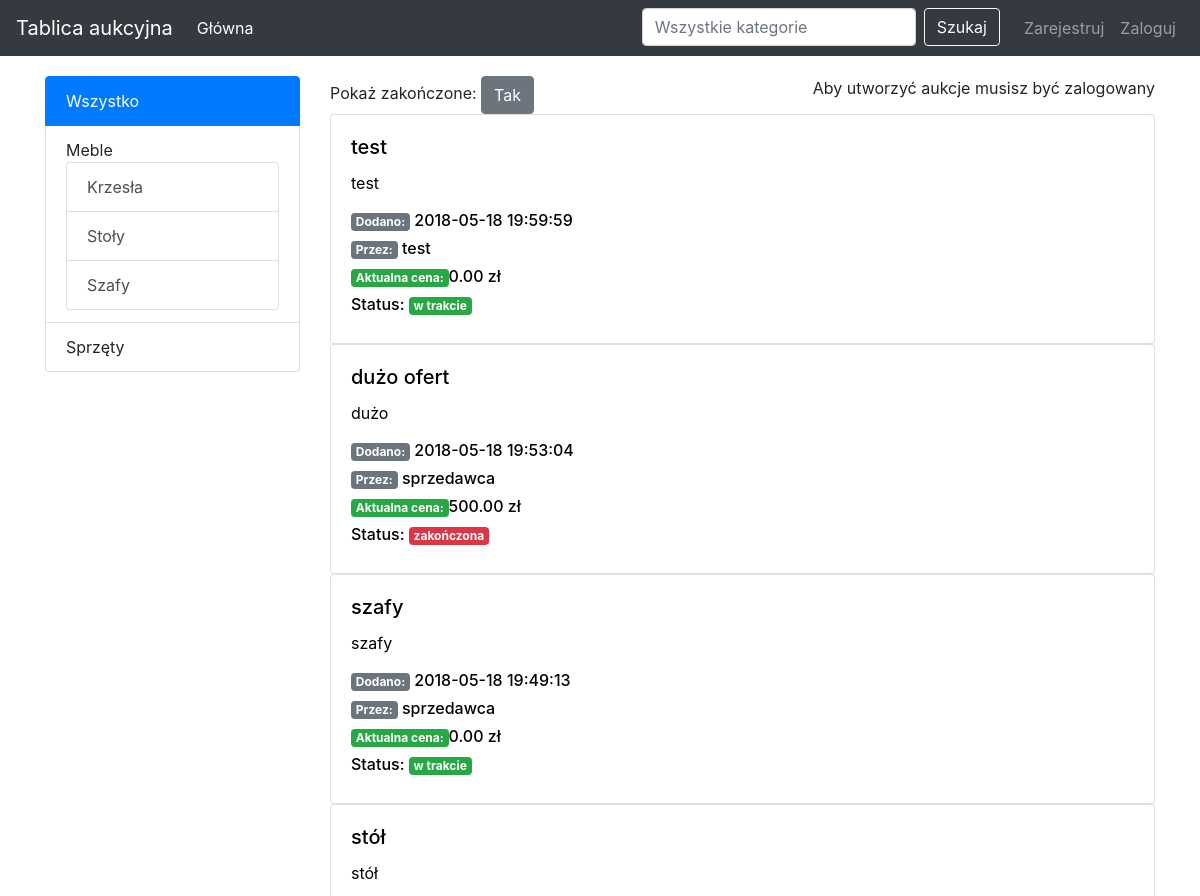
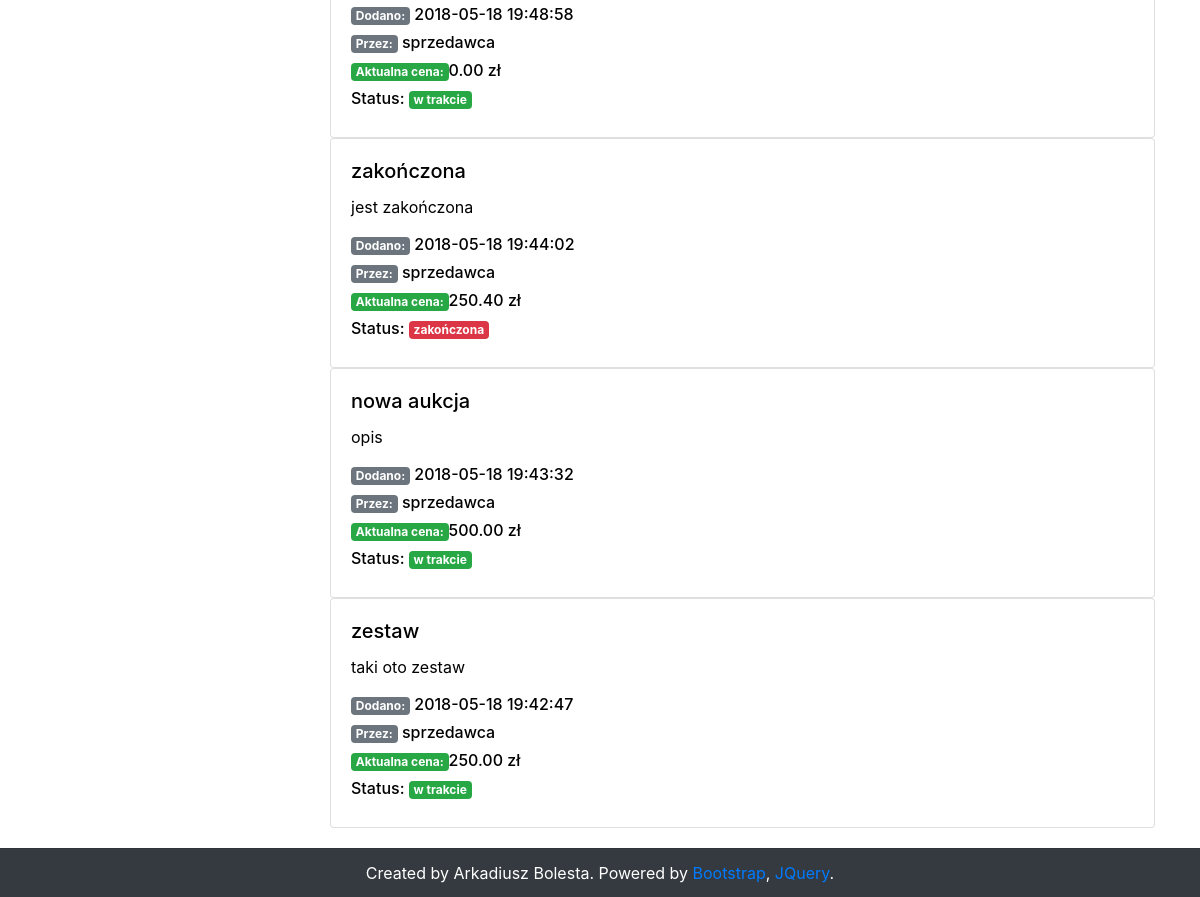
The page / on the database its author committed (2 pictures, top to bottom).
### tables this page shows
CREATE TABLE IF NOT EXISTS `subcategories` (
  `subcategory_id`     INT(11) NOT NULL AUTO_INCREMENT,
  `parent_category_id` INT(11) NOT NULL,
  `nazwa`              VARCHAR(45) CHARACTER SET 'utf8'
  COLLATE 'utf8_polish_ci'     NOT NULL,
  PRIMARY KEY (`subcategory_id`, `parent_category_id`),
  INDEX `fk_subcategories_categories1_idx` (`parent_category_id` ASC),
  CONSTRAINT `fk_subcategories_categories1`
  FOREIGN KEY (`parent_category_id`)
  REFERENCES `categories` (`category_id`)
    ON DELETE CASCADE
    ON UPDATE NO ACTION
);

CREATE TABLE IF NOT EXISTS `auctions` (
  `auction_id`     INT(11) NOT NULL AUTO_INCREMENT,
  `user_id`        INT(11) NOT NULL,
  `description`    TEXT CHARACTER SET 'utf8'
  COLLATE 'utf8_polish_ci' NULL     DEFAULT NULL,
  `title`          VARCHAR(60) CHARACTER SET 'utf8'
  COLLATE 'utf8_polish_ci' NULL     DEFAULT NULL,
  `subcategory_id` INT(11) NOT NULL,
  `date`           TIMESTAMP        DEFAULT CURRENT_TIMESTAMP,
  `completed`      TINYINT          DEFAULT 0,
  PRIMARY KEY (`auction_id`, `user_id`, `subcategory_id`),
  INDEX `fk_aukcje_users1_idx` (`user_id` ASC),
  INDEX `fk_auctions_subcategories1_idx` (`subcategory_id` ASC),
  CONSTRAINT `fk_auctions_subcategories1`
  FOREIGN KEY (`subcategory_id`)
  REFERENCES `subcategories` (`subcategory_id`)
    ON DELETE RESTRICT
    ON UPDATE NO ACTION,
  CONSTRAINT `fk_aukcje_users1`
  FOREIGN KEY (`user_id`)
  REFERENCES `users` (`user_id`)
    ON DELETE RESTRICT
    ON UPDATE NO ACTION
);

CREATE TABLE IF NOT EXISTS `users` (
  `user_id`   INT(11)      NOT NULL AUTO_INCREMENT,
  `login`     VARCHAR(45) CHARACTER SET 'utf8'
  COLLATE 'utf8_polish_ci' NOT NULL,
  `password`  VARCHAR(255) CHARACTER SET 'utf8'
  COLLATE 'utf8_polish_ci' NOT NULL,
  `is_admin`  TINYINT(4)   NULL     DEFAULT '0',
  `email`     VARCHAR(45) CHARACTER SET 'utf8'
  COLLATE 'utf8_polish_ci' NULL     DEFAULT NULL,
  `telephone` VARCHAR(45) CHARACTER SET 'utf8'
  COLLATE 'utf8_polish_ci' NULL     DEFAULT NULL,
  PRIMARY KEY (`user_id`)
);

### index.php (the view, shortened to what this page needs)
<?php
require_once "connect.php";
if (isset($_GET['sub'])) {
    $cat_id = $_GET['sub'];
} else {
    $cat_id = 0;
}
if (isset($_GET['show'])) {
    $show = $_GET['show'];
} else {
    $show = 1;
}
$cats = [];
try {
    $stmt = $pdo->query("select * from categories");
    foreach ($stmt as $row) {
        $cats[$row['category_id']] = ['nazwa' => $row['nazwa'], 'sub' => []];
    }
    $stmt = $pdo->query("select * from subcategories");
    foreach ($stmt as $row) {
        $cats[$row['parent_category_id']]['sub'][] = $row;
    }
    if (isset($_GET['s'])) {
        $s = $_GET['s'];
        $sql = "select distinct a.auction_id, description, title, date,
completed, login
from auctions a
  inner join users u on a.user_id = u.user_id
  inner join products p on a.auction_id = p.auction_id
where a.title like :t
or a.description like :d
or p.name like :p";
    } else {
        if ($cat_id != 0) {
            $sql = "select auction_id, description, title, date, completed, login
from auctions inner join users u on auctions.user_id = u.user_id
where subcategory_id = :id";
            if ($show == 0) {
                $sql .= " and completed = 0";
            }
        } else {
            $sql = "select auction_id, description, title, date, completed, login
from auctions inner join users u on auctions.user_id = u.user_id";
        }
        $sql .= " order by date desc";
    }
    $stmt = $pdo->prepare($sql);
    $stmt->execute();
    $auctions = $stmt->fetchAll();
    $sql = "select auction_id, max(price) as 'max'
from offers group by auction_id
union
select auction_id, 0
from auctions
where auction_id not in (select auction_id from offers)";
    $stmt = $pdo->query($sql);
    $max_prices = [];
    foreach ($stmt->fetchAll() as $r) {
        $max_prices[$r['auction_id']] = $r['max'];
    }
} catch (PDOException $e) {
    $error = "Błąd bazy";
}
$PAGE = "Strona główna";
require_once "parts/header.php";
?>
<div class="row">
  <div class="col-md-3">
    <div class="list-group">
        <?php if ($cat_id == 0) { ?>
          <button class="list-group-item list-group-item-action active">Wszystko</button>
        <?php } else { ?>
          <a href="?sub=0&show=<?= $show ?>" class="list-group-item list-group-item-action">Wszystko</a>
            <?php
        }
        foreach ($cats as $cat) { ?>
          <div class="list-group-item"><?= $cat['nazwa'] ?>
              <?php if (count($cat['sub'])) { ?>
                <div class="list-group">
                    <?php foreach ($cat['sub'] as $sub) {
                        if ($cat_id == $sub['subcategory_id']) { ?>
                          <button class="list-group-item list-group-item-action active">
                              <?= $sub['nazwa'] ?>
                          </button>
                        <?php } else { ?>
                          <a href="?sub=<?= $sub['subcategory_id'] ?>&show=<?= $show ?>"
                             class="list-group-item list-group-item-action">
                              <?= $sub['nazwa'] ?>
                          </a>
                            <?php
                        }
                    } ?>
                </div>
              <?php } ?>
          </div>
        <?php } ?>
    </div>
  </div>
  <div class="col-md-9">
    Pokaż zakończone: <a href="?sub=<?= $cat_id ?>&show=<?= $show == 0 ? '1' : '0' ?>">
      <button class="btn btn-secondary"><?= $show == 1 ? 'Tak' : 'Nie' ?></button>
    </a>
      <?php
      if ($cat_id != 0 && isset($_SESSION['user_id'])) {
          ?>
        <a href="auction_create_form.php?sub=<?= $cat_id ?>" class="float-right">
          <button class="btn btn-secondary">Twórz aukcję</button>
        </a>
          <?php
      } else if (isset($_SESSION['login'])) {
          ?>
        <span class="float-right">Aby utworzyć aukcje musisz wybrać kategorie</span>
          <?php
      } else {
          ?>
        <span class="float-right">Aby utworzyć aukcje musisz być zalogowany</span>
          <?php
      }
      ?>
      <?php
      if (count($auctions) == 0) {
          echo "<h4>Brak aukcji.</h4>";
      } else {
          foreach ($auctions as $row):
              ?>
            <div class="card">
              <a href="auction_page.php?id=<?= $row['auction_id'] ?>">
                <div class="card-body">
                  <h5 class="card-title"><?= $row['title'] ?></h5>
                  <p class="card-text"><?= $row['description'] ?></p>
                  <h6>
                    <span class="badge badge-secondary">Dodano: </span> <?= $row['date'] ?>
                  </h6>
                  <h6>
                    <span class="badge badge-secondary">Przez: </span> <?= $row['login'] ?>
                  </h6>
                  <h6>
                    <span class="badge badge-success">Aktualna cena: </span><?= $max_prices[$row['auction_id']] ?> zł
                  </h6>
                  <h6>
                    Status: <span class="badge badge-<?= $row['completed'] == 0 ? 'success' : 'danger' ?>">
                    <?= $row['completed'] == 0 ? 'w trakcie' : 'zakończona' ?></span>
                  </h6>
                </div>
              </a>
            </div>
          <?php
          endforeach;
      }
      ?>
  </div>
</div>
<?php
require_once "parts/footer.php"
?>

### parts/header.php (shortened to what this page needs)
<!DOCTYPE html>
<html lang="pl">
<head>
  <link type="text/css" rel="stylesheet" href="css/bootstrap.min.css">
  <link type="text/css" rel="stylesheet" href="css/bootstrap-grid.min.css">
  <link type="text/css" rel="stylesheet" href="css/bootstrap-reboot.min.css">
  <link type="text/css" rel="stylesheet" href="css/style.min.css">
</head>
<body>
<nav class="navbar navbar-expand-lg navbar-dark bg-dark">
  <a class="navbar-brand" href="index.php">Tablica aukcyjna</a>
  <div class="collapse navbar-collapse" id="navbarColor02">
    <ul class="navbar-nav mr-auto">
      <li class="nav-item <?= ($PAGE == 'Strona główna') ? 'active' : '' ?>">
        <a class="nav-link" href="index.php">Główna</a>
      </li>
    </ul>
    <ul class="navbar-nav ml-auto">
      <li class="mr-3">
        <form class="form-inline" action="index.php">
          <input class="form-control mr-sm-2" type="search"
                 <?php
                 if(isset($_GET['s'])){
                   echo "value='{$_GET['s']}'";
                 }
                 ?>
                 placeholder="Wszystkie kategorie" name="s" aria-label="Search">
          <button class="btn btn-outline-light my-2 my-sm-0" type="submit">Szukaj</button>
        </form>
      </li>
        <?php
        if (isset($_SESSION['login'])):
            ?>
          <li class="nav-item dropdown">
            <a class="nav-link dropdown-toggle btn btn-secondary text-light" href="http://example.com"
               id="navbarDropdownMenuLink" data-toggle="dropdown" aria-haspopup="true" aria-expanded="false">
                <?= $_SESSION['login'] ?>
            </a>
            <div class="dropdown-menu dropdown-menu-right" aria-labelledby="navbarDropdownMenuLink">
              <a class="dropdown-item" href="user_profile.php?id=<?=$_SESSION['user_id']?>">Profil</a>
              <a class="dropdown-item" href="transactions_list.php">Moje Transakcje</a>
              <a class="dropdown-item" href="bidding_list.php">Moje Licytacje</a>
              <a class="dropdown-item" href="auctions_list.php">Moje Aukcje</a>
                <?php
                if ($_SESSION['is_admin']) {
                    echo '<a class="dropdown-item" href="report.php">Raporty</a>';
                    echo '<a class="dropdown-item" href="manage_users.php">Zarządzanie użytkownikami</a>';
                }
                ?>
              <a class="dropdown-item" href="user_settings.php">Ustawienia</a>
              <a class="dropdown-item" href="php/logout.php">Wyloguj</a>
            </div>
          </li>
        <?php
        else:
            ?>
          <li class="nav-item">
            <a class="nav-link <?= ($PAGE == 'Rejestracja') ? 'active' : '' ?>" href="register_form.php">
              Zarejestruj
            </a>
          </li>
          <li class="nav-item">
            <a class="nav-link <?= ($PAGE == 'Logowanie') ? 'active' : '' ?>" href="login_form.php">
              Zaloguj
            </a>
          </li>
        <?php
        endif;
        ?>
    </ul>
  </div>
</nav>
<div class="container">

### parts/footer.php (shortened to what this page needs)
</div>
<div class="card-footer bg-dark text-white text-center">
  Created by Arkadiusz Bolesta. Powered by <a href="https://getbootstrap.com/">Bootstrap</a>,
  <a href="http://jquery.com/">JQuery</a>.
</div>
</body>
</html>

### rows shown on the page
subcategories: nazwa "Krzesła"
subcategories: nazwa "Stoły"
subcategories: nazwa "Szafy"
auctions: title "test", description "test", date "2018-05-18 19:59:59", user.login "test", auction "0.00", completed "w trakcie"
auctions: title "dużo ofert", description "dużo", date "2018-05-18 19:53:04", user.login "sprzedawca", auction "500.00", completed "zakończona"
auctions: title "szafy", description "szafy", date "2018-05-18 19:49:13", user.login "sprzedawca", auction "0.00", completed "w trakcie"
auctions: title "stół", description "stół", date "2018-05-18 19:48:58", user.login "sprzedawca", auction "0.00", completed "w trakcie"
auctions: title "zakończona", description "jest zakończona", date "2018-05-18 19:44:02", user.login "sprzedawca", auction "250.40", completed "zakończona"
auctions: title "nowa aukcja", description "opis", date "2018-05-18 19:43:32", user.login "sprzedawca", auction "500.00", completed "w trakcie"
auctions: title "zestaw", description "taki oto zestaw", date "2018-05-18 19:42:47", user.login "sprzedawca", auction "250.00", completed "w trakcie"

### other values the page prints
$cat['nazwa'] "Meble"
$cat['nazwa'] "Sprzęty"
